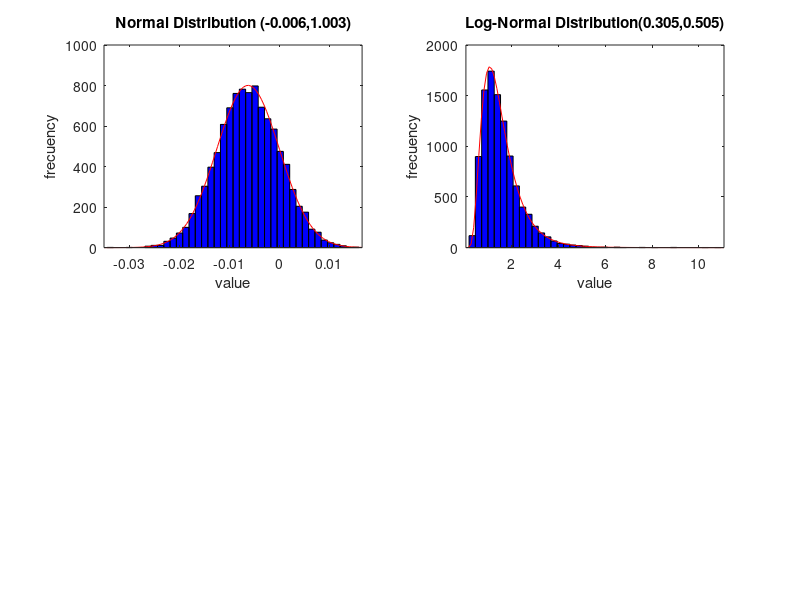

Here is the MATLAB script that generated this plot: (Note: this script raises an error after producing the figure.)
% VaR and ES with many distributions
% Code 1.2. Example: VaR and ES with many
% distributions (Analytical calculation)

% clear all workspace
clear
% clear command window
clc

% The data is created
% Data is created with different distributions

% random numbers generator
rng('shuffle')

% random numbers with a normal distribution
data = randn(10000, 1);
parn = mle(data, 'distribution', 'norm');
% is 'estimated' the random number to a normal distribution
% to obtain parameters
r1 = random('norm', parn(1),abs(parn(1))* parn(2), [10000,1]);
% mean
mun = mean(r1);
% standard deviation 
sigman = std(r1);
% skew
skewn =  skewness(r1);
% kurtosis
kurtosisn = kurtosis(r1, 0) - 3; % flag = 0 to fix  the bias
g = figure('visible', 'on', 'units', 'normalized', ...
    'outerposition', [0 0 1 1]);
% is divided the 'plot space' in a matrix 2x2
subplot(2,2,1)
% is plotted the distribution and a normal distribution is fitted
histfit(r1, 40, 'Normal'), xlabel('value'), ylabel('frecuency'),
title(['Normal Distribution (', num2str(parn(1), '%.3f'),',', ...
    num2str(parn(2), '%.3f'),')'])

% random numbers with a lognormal distribution
datalg = lognrnd(0.3, 0.5, 10000, 1);
% is 'estimated' the random number to a lognormal distribution
% to obtain parameters
parlg = mle(datalg, 'distribution', 'lognormal');
r2 = random('lognormal', parlg(1), parlg(2), [10000,1]);
mulg = mean(r2);
sigmalg = std(r2);
skewlg =  skewness(r2);
kurtosislg = kurtosis(r2, 0) - 3;
subplot(2,2,2)
% is plotted the distribution and a lognormal distribution is fitted
histfit(r2, 40, 'lognormal'), xlabel('value'), ylabel('frecuency'),
title(['Log-Normal Distribution(', num2str(parlg(1), '%.3f'),',', ...
    num2str(parlg(2), '%.3f'),')'])

% random number with t distribution with 4 degree of freedom
datat = trnd(4, 10000, 1);
% is 'estimated' the random number to a t scale distribution
% to obtain parameters
pt = mle(datat, 'distribution', 'tlocationscale');
r3 = random('tlocationscale', pt(1), abs(pt(1))*pt(2), pt(3), [10000,1]);
mut = mean(r3);
sigmat = std(r3);
skewt =  skewness(r3);
kurtosist = kurtosis(r3, 0) - 3; % flag = 0 to correct the bis
subplot(2,2,3)
% is plotted the distribution and a t scale distribution is fitted
histfit(r3, 40, 'tlocationscale'), xlabel('value'),
ylabel('frecuency'),
title(['t scale Student distribution(', num2str(pt(1), '%.3f'),',', ...
    num2str(pt(2), '%.3f'),',',num2str(pt(3), '%.3f'),')'])

% random numbers with a Weibull Distribution,
% shape and location parameter  = 0 and scale parameter = 2
dataw = wblrnd(1,1.5,1000,1);
% is 'estimated' the random number to a pareto distribution
% to obtain parameters
parw = mle(dataw, 'distribution', 'wbl');
r4 = random('wbl', parw(1), parw(2), [10000,1]);
skeww =  skewness(r4);
kurtosisw = kurtosis(r4, 0) - 3;
subplot(2,2,4)
% is plotted the distribution and a pareto distribution is fitted
histfit(r4, 40,'wbl'), xlabel('value'), ylabel('frecuency'),
title(['Weibull distribution(', num2str(parw(1), '%.3f'),',', ...
    num2str(parw(2), '%.3f'),')'])
saveas(g, 'Different distributions', 'jpg')

% The VaR is calculated with many distributions
% VAR and ES calculations is presented

% significance levels
al = [0.95 0.99];

%VaR and ES, normal distribution
%VaR defined as quantile function using normal distribution
VARn = -mun + sigman*norminv(al);
VARnp = - mun + sigman * (sqrt(2)) * erfinv(2 *(al) - 1);
% entropic VaR 
EVaR = -mun + sigman*sqrt(-2*log(1 - al));
% Expected Shortfall
ESn = mun + sigman ./ (1-al) .* normpdf(norminv(al));
% ESn with error function  (gives the same value as ESn)
ESnq = mun + sigman ./(sqrt(2.*pi).*(1-al).*exp(erfinv(2.*al-1).^2));
% VaR with Cornish-Fisher Expansion
VaRnCF = VARCornishFisher(-mun, sigman, skewn,kurtosisn, al, 0, 1);
% ES with Cornish-Fisher Expansion
ESnCF = CFisherCVAR(VaRnCF, mun, sigman, al, ...
    skewn, kurtosisn, 0, 1);

%VaR and ES, Log-normal distirbution
VaRln = 1 - exp(parlg(1) - parlg(2) * norminv(al));
%VaR defined as quantile function using Log Normal distribution
VARlnp = exp(parlg(1) - parlg(2)*sqrt(2*erfinv(2*(al)-1)));
% ES lognormal "intuitive" 
ESln = 1 - exp(-parlg(1) + 0.5*parlg(2)^2)*...
    (normcdf(norminv(1-al)-parlg(2)))./(1-al);
% ES lognormal with definition 
ESlnd = exp(-parlg(1)+(parlg(2)^2)/2)./...
    (1 - normcdf((log(VaRln)-parlg(1))./parlg(2))).* ...
    normcdf((- log(VaRln) + parlg(1)+ parlg(2)^2)./ parlg(2));
% ES lognormal with quantile function 
ESlnq = (exp(-parlg(1) + 0.5*parlg(2)^2)*erf((parlg(2)./sqrt(2))*...
    erfinv(2.*al-1)))./(2*(1-al));
% VaR with Cornish-Fisher Expansion
VaRlnCF = VARCornishFisher(-parlg(1), parlg(2), skewlg, ...
    kurtosislg,al, 0, 2);
% ES with Cornish-Fisher Expansion
ESlnCF = CFisherCVAR(VaRlnCF, parlg(1), parlg(2), al, skewlg, ...
    kurtosislg, 0, 2);

%VaR and ES, t de student escaled distribution
VaRt = - mut + tinv(al, pt(3))* sigmat * ...
    sqrt((pt(3)- 2)/pt(3));
ESt =  mut + (sqrt((pt(3) - 2)/pt(3))) * ...
    (sigmat.* (tpdf((tinv(al, pt(3))), pt(3))/(1-al)).* ...
    ((pt(3)+(tinv(al, pt(3))).^2)./(pt(3) - 1)));

% VaR with Cornish-Fisher Expansion
VaRtCF = VARCornishFisher(-mut, sigmat, skewt,kurtosist,...
    al, pt(3), 3);
% ES with Cornish-Fisher Expansion
EStCF = CFisherCVAR(VaRtCF, mut, sigmat, al, skewt,...
    kurtosist, pt(3), 3);

%VaR and ES with Weibull
% parw(1) = scale, lambda
% parw(2) = shape, k
VaRw = parw(1)*((-log(1-al)).^(1/parw(2)));
ESw = parw(1)./(1-al).* gammainc(1 + 1./parw(2),-log(1-al),'upper');
% VaR with Cornish-Fisher Expansion
VaRwCF = VARCornishFisher(parw(1), parw(2), skeww, kurtosisw,...
    al, 0, 4);
% ES with Cornish-Fisher Expansion
ESwCF = CFisherCVAR(VaRwCF, parw(1), parw(2), al, skeww, ...
    kurtosisw, 0, 4);

% VaR and ES table
ap = {'v95perc'; 'v99perc'};
Names = {'VARn' 'VaRnp' 'ESn' 'ESnq' 'VaRCFn' 'ESnCF' 'EVaR' ...
    'VaRln' 'VARlnp' 'ESln' 'ESlnd' 'ESlnq' 'VaRCFln' 'ESlnCF'...
    'VaRt' 'ESt' 'VaRCFt' 'EStCF' 'VaRw' 'ESw' 'VaRCFw' 'ESwCF'};
vTable = rows2vars(table(VARn', VARnp', ESn', ESnq', VaRnCF', ...
    ESnCF', EVaR', VaRln', VARlnp', ESln', ESlnd', ESlnq', ...
    VaRlnCF',ESlnCF', VaRt', ESt', VaRtCF', EStCF', VaRw', ESw',...
    VaRwCF', ESwCF', 'VariableNames', Names, 'RowNames', ap));
vTable.Properties.VariableNames(1) = {'Measure'};
writetable(vTable, 'PVaRES.xls', 'Sheet', 1, ...
    'WriteRowNames', 1)